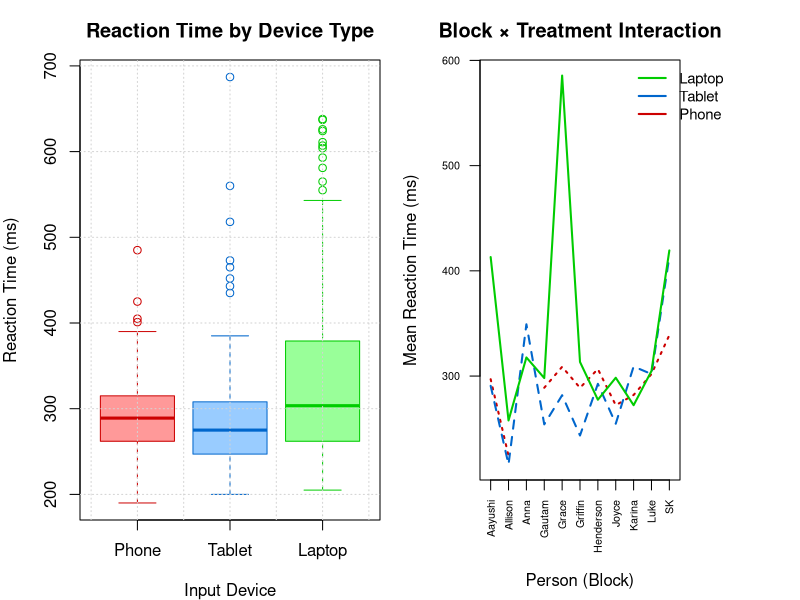
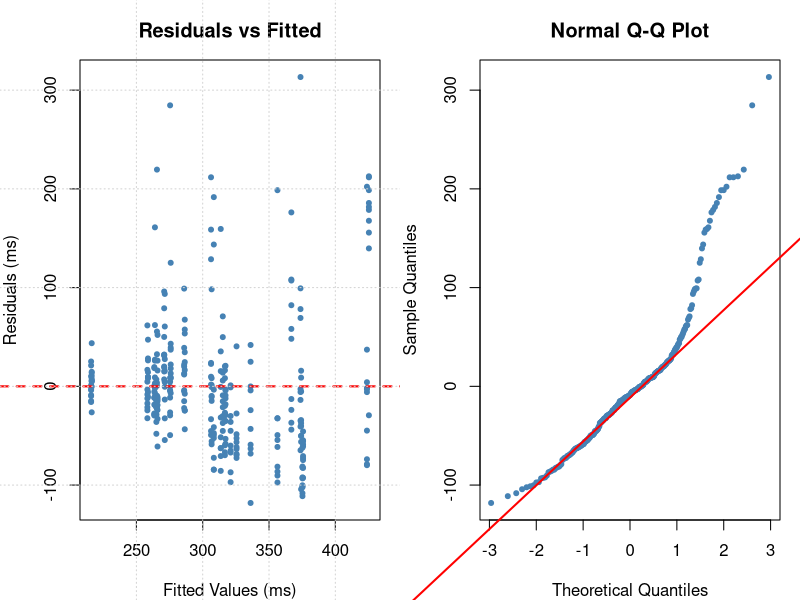
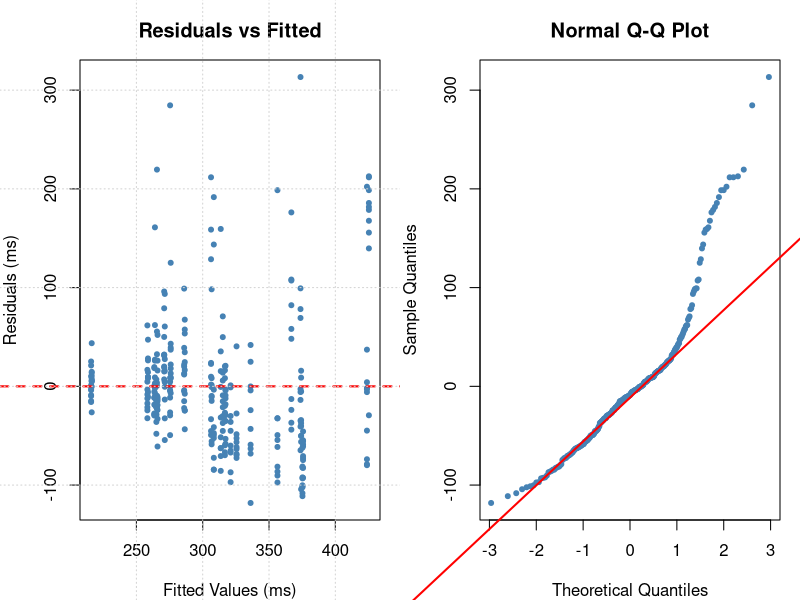

Source code (R) for these figures, in order:
## ---- chunk 1
knitr::opts_chunk$set(message =  FALSE)
knitr::opts_chunk$set(warning =  FALSE)
knitr::opts_chunk$set(error =  FALSE)

## ---- chunk 2
knitr::opts_chunk$set(message = FALSE, warning = FALSE, error = FALSE, 
                      fig.width = 7, fig.height = 4, echo = FALSE)
library(knitr)
library(ggplot2)
library(tidyverse)

# Load and prepare data
data <- read.csv("experiment_plan_filled.csv")
colnames(data) <- c("Block", "Treatment", "Response")
data$Block <- factor(data$Block)
data$Treatment <- factor(data$Treatment, 
                         levels = c("Phone", "Tablet", "Laptop"))

data %>%
  group_by(Treatment) %>%
  summarise(
    Mean = mean(Response),
    SD = sd(Response),
    N = n()
  ) %>% kable(caption = "Summary Statistics by Treatment")
as.data.frame(summary(aov(Response ~ Block + Treatment, data = data))[[1]]) %>% kable(caption = "ANOVA Table Summary")
## ---- chunk 3
# Fit RCBD model
model_rcbd <- aov(Response ~ Block + Treatment, data = data)
anova_table <- summary(model_rcbd)
f_stat <- anova_table[[1]]["Treatment", "F value"]
p_value <- anova_table[[1]]["Treatment", "Pr(>F)"]
alpha <- 0.05

# Tukey HSD
tukey_result <- TukeyHSD(model_rcbd, "Treatment", conf.level = 0.95)
## ---- chunk 4
par(mfrow = c(1, 2))

# Boxplot by treatment
par(mar = c(4, 4, 3, 1))
boxplot(Response ~ Treatment, data = data,
        main = "Reaction Time by Device Type",
        xlab = "Input Device", 
        ylab = "Reaction Time (ms)",
        col = c("#FF9999", "#99CCFF", "#99FF99"),
        border = c("#CC0000", "#0066CC", "#00CC00"),
        names = c("Phone", "Tablet", "Laptop"))
grid()

# Interaction plot (blocking effects)
par(mar = c(6, 4, 3, 6), xpd = TRUE)
interaction.plot(data$Block, data$Treatment, data$Response,
                 xlab = "",
                 ylab = "Mean Reaction Time (ms)",
                 trace.label = "",
                 col = c("#CC0000", "#0066CC", "#00CC00"),
                 lwd = 2,
                 main = "Block × Treatment Interaction",
                 cex.axis = 0.65,
                 las = 2,
                 xaxt = "n",
                 legend = FALSE)
block_labels <- levels(data$Block)
axis(1, at = 1:length(block_labels), labels = block_labels, las = 2, cex.axis = 0.65)
mtext("Person (Block)", side = 1, line = 4.5)
legend("topright", inset = c(-0.25, 0), legend = c("Laptop", "Tablet", "Phone"),
       col = c("#00CC00", "#0066CC", "#CC0000"), lty = 1, lwd = 2, 
       bty = "n", cex = 0.9)
## ---- chunk 5
print(anova_table)

cat("\n=== Critical Test Statistics ===\n")
cat("F-statistic for Treatment:", round(f_stat, 4), "\n")
cat("P-value:", format.pval(p_value, digits = 4), "\n")
cat("Degrees of Freedom: Treatment df =", anova_table[[1]]["Treatment", "Df"], 
    ", Error df =", anova_table[[1]]["Residuals", "Df"], "\n")
## ---- chunk 6
f_critical <- qf(0.95, 2, 18)

if (p_value < alpha) {
  cat("**DECISION: REJECT** $H_0$\n\n")
  cat("**Observed F-statistic:** F = ", round(f_stat, 4), "\n\n", sep = "")
  cat("**Critical value:** $F_{0.05, 2, 18}$ = ", round(f_critical, 3), "\n\n", sep = "")
  cat("**P-value:** p = ", format.pval(p_value, digits = 4), " < $\\alpha$ = ", alpha, "\n\n", sep = "")
  cat("Since F = ", round(f_stat, 4), " > ", round(f_critical, 3), " (and p < 0.05), we **reject the null hypothesis**.\n\n", sep = "")
  cat("**Statistical Conclusion:** There is statistically significant evidence at the $\\alpha$ = 0.05 level that at least one input device has a different mean reaction time from the others (F(2, 18) = ", round(f_stat, 2), ", p ", format.pval(p_value, digits = 3, eps = 0.001), "). The observed differences in reaction times among Phone, Tablet, and Laptop cannot be reasonably attributed to random chance alone.\n\n", sep = "")
  cat("**Practical Interpretation:** The choice of input device has a statistically significant impact on reaction time performance. The magnitude of this effect suggests meaningful practical differences in user performance across devices.\n")
} else {
  cat("**DECISION: FAIL TO REJECT** $H_0$\n\n")
  cat("**Observed F-statistic:** F = ", round(f_stat, 4), "\n\n", sep = "")
  cat("**Critical value:** $F_{0.05, 2, 18}$ = ", round(f_critical, 3), "\n\n", sep = "")
  cat("**P-value:** p = ", format.pval(p_value, digits = 4), " > $\\alpha$ = ", alpha, "\n\n", sep = "")
  cat("Since F = ", round(f_stat, 4), " $\\leq$ ", round(f_critical, 3), " (and p > 0.05), we **fail to reject the null hypothesis**.\n\n", sep = "")
  cat("**Statistical Conclusion:** There is insufficient evidence at the $\\alpha$ = 0.05 level to conclude that the input devices differ in mean reaction time (F(2, 18) = ", round(f_stat, 2), ", p = ", format.pval(p_value, digits = 3), "). The observed differences in reaction times could reasonably be attributed to random sampling variability.\n\n", sep = "")
  cat("**Practical Interpretation:** We cannot conclude that device type affects reaction time performance based on this data. Any observed differences may be due to chance.\n")
}
## ---- chunk 7
# Extract pairwise comparison table
pairwise_table <- as.data.frame(tukey_result$Treatment)
pairwise_table_rounded <- round(pairwise_table, 3)
pairwise_table_rounded$Significant <- ifelse(pairwise_table$`p adj` < 0.05, "Yes", "No")

kable(pairwise_table_rounded, 
      caption = "Tukey HSD Post-Hoc Comparisons")
## ---- chunk 8
pairwise_table <- as.data.frame(tukey_result$Treatment)
for (i in 1:nrow(pairwise_table)) {
  comparison <- rownames(pairwise_table)[i]
  diff_val <- pairwise_table[i, "diff"]
  p_adj <- pairwise_table[i, "p adj"]
  
  if (p_adj < 0.05) {
    cat("- **", comparison, ":** Significant difference (mean diff = ", round(diff_val, 2), 
        " ms, p = ", format.pval(p_adj, digits = 3), ")\n", sep = "")
  } else {
    cat("- **", comparison, ":** No significant difference (mean diff = ", round(diff_val, 2), 
        " ms, p = ", format.pval(p_adj, digits = 3), ")\n", sep = "")
  }
}
## ---- chunk 9
par(mfrow = c(1, 2), mar = c(4, 4, 3, 1))

# Residuals vs Fitted
plot(fitted(model_rcbd), residuals(model_rcbd),
     main = "Residuals vs Fitted",
     xlab = "Fitted Values (ms)", 
     ylab = "Residuals (ms)",
     pch = 20, col = "steelblue")
abline(h = 0, col = "red", lty = 2, lwd = 2)
grid()

# Q-Q plot for normality
qqnorm(residuals(model_rcbd), 
       main = "Normal Q-Q Plot",
       pch = 20, col = "steelblue")
qqline(residuals(model_rcbd), col = "red", lwd = 2)
## ---- chunk 10
# Shapiro-Wilk test for normality
shapiro_test <- shapiro.test(residuals(model_rcbd))
bartlett_test <- bartlett.test(Response ~ Treatment, data = data)

cat("\n=== Formal Tests of Assumptions ===\n\n")
cat("**Normality (Shapiro-Wilk):** W =", round(shapiro_test$statistic, 4), 
    ", p =", format.pval(shapiro_test$p.value, digits = 3))
if (shapiro_test$p.value > 0.05) {
  cat(" → Normality satisfied\n\n")
} else {
  cat(" → Minor departure from normality (ANOVA is robust)\n\n")
}

cat("**Equal Variances (Bartlett):** K² =", round(bartlett_test$statistic, 4),
    ", p =", format.pval(bartlett_test$p.value, digits = 3))
if (bartlett_test$p.value > 0.05) {
  cat(" → Homoscedasticity satisfied\n\n")
} else {
  cat(" → Unequal variances detected\n\n")
}

cat("**Independence:** Ensured by randomized treatment order and blocking structure.\n")
## ---- chunk 11
# Load required libraries
library(knitr)
library(ggplot2)

# Load and prepare data
data <- read.csv("experiment_plan_filled.csv")
colnames(data) <- c("Block", "Treatment", "Response")
data$Block <- factor(data$Block)
data$Treatment <- factor(data$Treatment, 
                         levels = c("Phone", "Tablet", "Laptop"))

# Fit Randomized Complete Block Design (RCBD) ANOVA model
model_rcbd <- aov(Response ~ Block + Treatment, data = data)

# Extract ANOVA table and key statistics
anova_table <- summary(model_rcbd)
f_stat <- anova_table[[1]]["Treatment", "F value"]
p_value <- anova_table[[1]]["Treatment", "Pr(>F)"]
alpha <- 0.05

# Display ANOVA results
print(anova_table)
cat("\nF-statistic for Treatment:", round(f_stat, 4), "\n")
cat("P-value:", format.pval(p_value, digits = 4), "\n")
## ---- chunk 12
# Perform Tukey's Honestly Significant Difference test
tukey_result <- TukeyHSD(model_rcbd, "Treatment", conf.level = 0.95)

# Create formatted table of pairwise comparisons
pairwise_table <- as.data.frame(tukey_result$Treatment)
pairwise_table_rounded <- round(pairwise_table, 3)
pairwise_table_rounded$Significant <- ifelse(pairwise_table$`p adj` < 0.05, 
                                              "Yes", "No")

# Display results
kable(pairwise_table_rounded, 
      caption = "Tukey HSD Post-Hoc Comparisons (α = 0.05)")

# Interpretation of each pairwise comparison
for (i in 1:nrow(pairwise_table)) {
  comparison <- rownames(pairwise_table)[i]
  diff_val <- pairwise_table[i, "diff"]
  p_adj <- pairwise_table[i, "p adj"]
  
  if (p_adj < 0.05) {
    cat(comparison, ": Significant difference (mean diff =", 
        round(diff_val, 2), "ms, p =", format.pval(p_adj, digits = 3), ")\n")
  } else {
    cat(comparison, ": No significant difference (mean diff =", 
        round(diff_val, 2), "ms, p =", format.pval(p_adj, digits = 3), ")\n")
  }
}
## ---- chunk 13
# Test for normality of residuals (Shapiro-Wilk test)
shapiro_test <- shapiro.test(residuals(model_rcbd))

# Test for homogeneity of variances (Bartlett test)
bartlett_test <- bartlett.test(Response ~ Treatment, data = data)

# Display test results
cat("=== Formal Tests of Assumptions ===\n\n")

cat("Normality (Shapiro-Wilk Test):\n")
cat("  W =", round(shapiro_test$statistic, 4), "\n")
cat("  p-value =", format.pval(shapiro_test$p.value, digits = 4), "\n")
if (shapiro_test$p.value > 0.05) {
  cat("  Interpretation: Normality assumption satisfied\n\n")
} else {
  cat("  Interpretation: Minor departure from normality detected\n\n")
}

cat("Homogeneity of Variances (Bartlett Test):\n")
cat("  K² =", round(bartlett_test$statistic, 4), "\n")
cat("  p-value =", format.pval(bartlett_test$p.value, digits = 4), "\n")
if (bartlett_test$p.value > 0.05) {
  cat("  Interpretation: Equal variance assumption satisfied\n\n")
} else {
  cat("  Interpretation: Unequal variances detected\n\n")
}

# Create diagnostic plots
par(mfrow = c(1, 2))

# Residuals vs Fitted Values
plot(fitted(model_rcbd), residuals(model_rcbd),
     main = "Residuals vs Fitted",
     xlab = "Fitted Values (ms)", 
     ylab = "Residuals (ms)",
     pch = 20, col = "steelblue")
abline(h = 0, col = "red", lty = 2, lwd = 2)
grid()

# Normal Q-Q Plot
qqnorm(residuals(model_rcbd), 
       main = "Normal Q-Q Plot",
       pch = 20, col = "steelblue")
qqline(residuals(model_rcbd), col = "red", lwd = 2)
